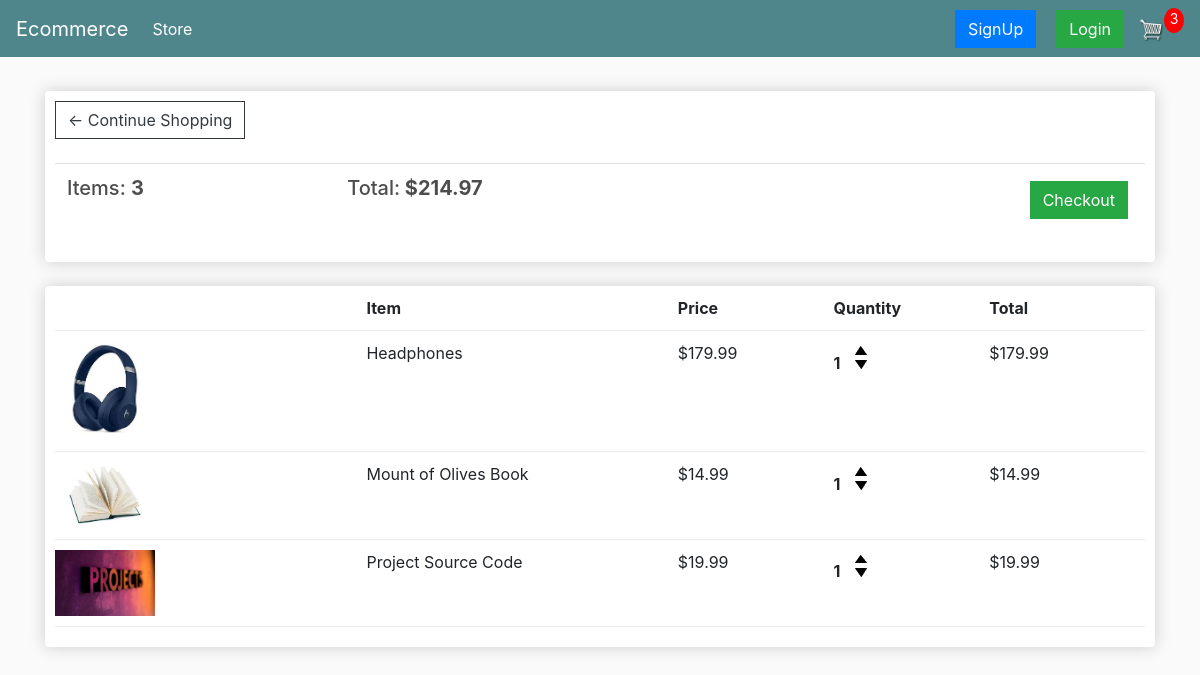
The app's page /cart/ (signed in), older data.
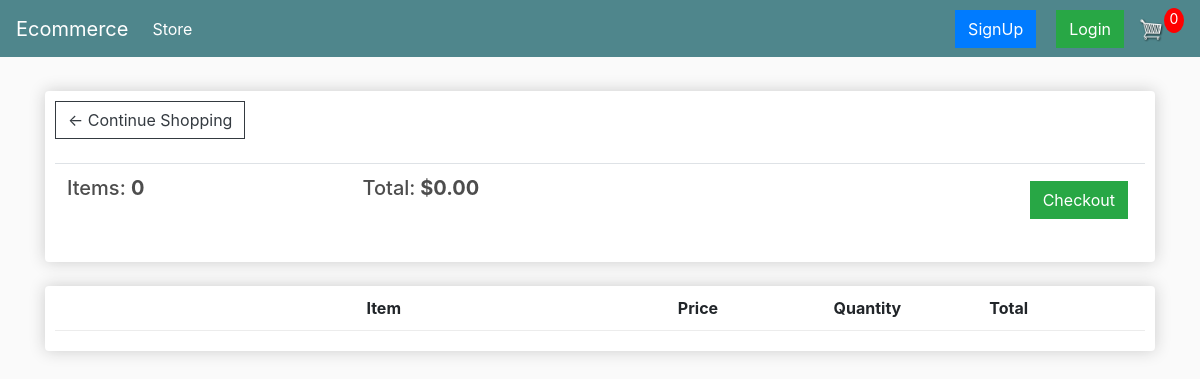
The same page, newer data.
### store/models.py (models this page shows, shortened)
class Order(models.Model):
    customer = models.ForeignKey(
        Customer, on_delete=models.SET_NULL, null=True, blank=True)
    date_ordered = models.DateTimeField(auto_now_add=True)
    complete = models.BooleanField(default=False)
    transaction_id = models.CharField(max_length=100, null=True)
    @property
    def get_cart_total(self):
        orderitems = self.orderitem_set.all()
        return sum(item.get_total for item in orderitems)
    @property
    def get_cart_items(self):
        orderitems = self.orderitem_set.all()
        return sum(item.quantity for item in orderitems)

class OrderItem(models.Model):
    product = models.ForeignKey(Product, on_delete=models.SET_NULL, null=True)
    order = models.ForeignKey(Order, on_delete=models.SET_NULL, null=True)
    quantity = models.IntegerField(default=0, null=True, blank=True)
    date_added = models.DateTimeField(auto_now_add=True)
    @property
    def get_total(self):
        return self.product.price * self.quantity

class Product(models.Model):
    name = models.CharField(max_length=200)
    price = models.DecimalField(max_digits=7,decimal_places=2)
    digital = models.BooleanField(default=False, null=True, blank=True)
    image = models.ImageField(null=True, blank=True)
    @property
    def imageURL(self):
        try:
            url = self.image.url
        except Exception:
            url = ''
        return url

### store/views.py (the view)
# urls.py: path('cart/', views.cart, name='cart'),
def cart(request):
    data = cartData(request)
    cartItems = data['cartItems']
    order = data['order']
    items = data['items']
    context = {'items': items, 'order': order, 'cartItems': cartItems}
    return render(request, 'store/cart.html', context)

### store/utils.py (called while the page is built)
def cartData(request):
    if request.user.is_authenticated:
        customer = request.user.customer
        order, created = Order.objects.get_or_create(
            customer=customer, complete=False)
        items = order.orderitem_set.all()
        cartItems = order.get_cart_items
    else:
        cookieData = cookieCart(request)
        cartItems = cookieData['cartItems']
        order = cookieData['order']
        items = cookieData['items']
    return {'cartItems': cartItems, 'order':order, 'items':items}

### store/templates/store/cart.html (shortened to what this page needs)
{% extends 'store/main.html' %}
{% load static %}
{% block content %}
<head>
</head>
<div class="row">
    <div class="col-lg-12">
        <div class="box-element">
            <a class="btn btn-outline-dark" href="{% url 'store' %}">&#x2190; Continue Shopping</a>
            <br>
            <br>
            <table class="table">
                <tr>
                    <th>
                        <h5>Items: <strong>{{order.get_cart_items}}</strong></h5>
                    </th>
                    <th>
                        <h5>Total:<strong> ${{order.get_cart_total|floatformat:2}}</strong></h5>
                    </th>
                    <th>
                        <a style="float:right; margin:5px;" class="btn btn-success"
                            href="{% url 'checkout' %}">Checkout</a>
                    </th>
                </tr>
            </table>
        </div>
        <br>
        <div class="box-element">
            <div class="cart-row">
                <div style="flex:2"></div>
                <div style="flex:2"><strong>Item</strong></div>
                <div style="flex:1"><strong>Price</strong></div>
                <div style="flex:1"><strong>Quantity</strong></div>
                <div style="flex:1"><strong>Total</strong></div>
            </div>
            {% for item in items %}
            <div class="cart-row">
                <div style="flex:2"><img class="row-image" src="{{item.product.imageURL}}"></div>
                <div style="flex:2">
                    <p>{{item.product.name}}</p>
                </div>
                <div style="flex:1">
                    <p>${{item.product.price|floatformat:2}}</p>
                </div>
                <div style="flex:1">
                    <p class="quantity">{{item.quantity}}</p>
                    <div class="quantity">
                        <img data-product="{{item.product.id}}" data-action="add" class="chg-quantity update-cart"
                            src="{% static  'images/arrow-up.png' %}">
                        <img data-product="{{item.product.id}}" data-action="remove" class="chg-quantity update-cart"
                            src="{% static  'images/arrow-down.png' %}">
                    </div>
                </div>
                <div style="flex:1">
                    <p>${{item.get_total|floatformat:2}}</p>
                </div>
            </div>
            {% endfor %}
        </div>
    </div>
    {% endblock content %}

Row changes from the older to the newer data that the page shows:
no longer on this page (row edited): Order: get_cart_items "3", get_cart_total "214.97"
no longer on this page (row edited): OrderItem: product.imageURL (picture), product.name "Headphones", product.price "179.99", quantity "1", get_total "179.99"
no longer on this page (row edited): OrderItem: product.imageURL (picture), product.name "Mount of Olives Book", product.price "14.99", quantity "1", get_total "14.99"
no longer on this page (row unchanged): OrderItem: product.imageURL (picture), product.name "Project Source Code", product.price "19.99", quantity "1", get_total "19.99"
added Order: get_cart_items "0", get_cart_total "0.00"
Text that changed along with them:
{{ cartItems }}: "3" → "0"
